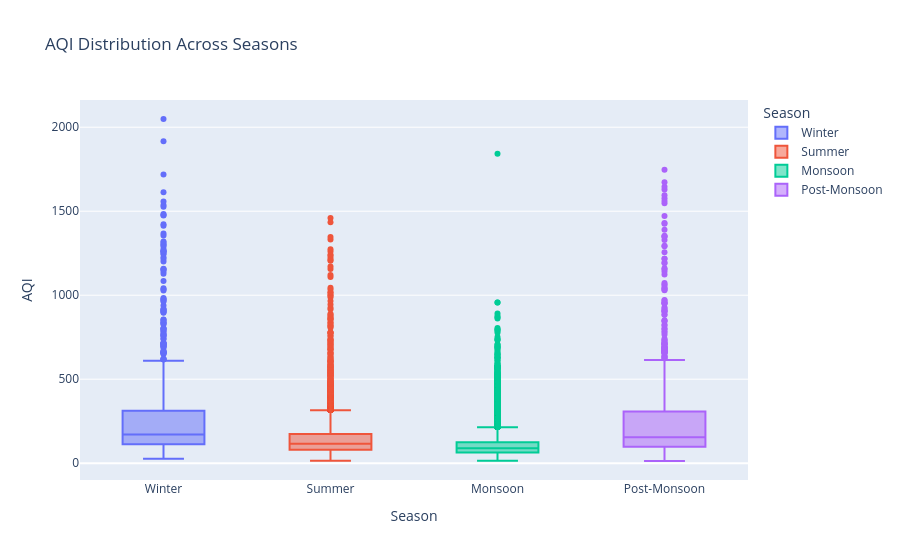

Here is the notebook cell this chart was saved with:
### Code cell
import plotly.express as px

fig = px.box(
    air_df,
    x="Season",
    y="AQI",
    color="Season",
    title="AQI Distribution Across Seasons"
)

fig.show()

### Figure 1 — Plotly figure (JSON) as saved in the notebook; plotly's stock layout.template omitted (floating-point values rounded to 4 significant figures; data arrays with more than 128 entries replaced by an {"elided": "..."} marker saying what was removed)
{"data": [{"alignmentgroup": "True", "hovertemplate": "Season=%{x}<br>AQI=%{y}<extra></extra>", "legendgroup": "Winter", "marker": {"color": "#636efa"}, "name": "Winter", "notched": false, "offsetgroup": "Winter", "orientation": "v", "showlegend": true, "type": "box", "x": {"elided": "6243 str values"}, "x0": " ", "xaxis": "x", "y": {"elided": "6243 float values"}, "y0": " ", "yaxis": "y"}, {"alignmentgroup": "True", "hovertemplate": "Season=%{x}<br>AQI=%{y}<extra></extra>", "legendgroup": "Summer", "marker": {"color": "#EF553B"}, "name": "Summer", "notched": false, "offsetgroup": "Summer", "orientation": "v", "showlegend": true, "type": "box", "x": {"elided": "7069 str values"}, "x0": " ", "xaxis": "x", "y": {"elided": "7069 float values"}, "y0": " ", "yaxis": "y"}, {"alignmentgroup": "True", "hovertemplate": "Season=%{x}<br>AQI=%{y}<extra></extra>", "legendgroup": "Monsoon", "marker": {"color": "#00cc96"}, "name": "Monsoon", "notched": false, "offsetgroup": "Monsoon", "orientation": "v", "showlegend": true, "type": "box", "x": {"elided": "7713 str values"}, "x0": " ", "xaxis": "x", "y": {"elided": "7713 float values"}, "y0": " ", "yaxis": "y"}, {"alignmentgroup": "True", "hovertemplate": "Season=%{x}<br>AQI=%{y}<extra></extra>", "legendgroup": "Post-Monsoon", "marker": {"color": "#ab63fa"}, "name": "Post-Monsoon", "notched": false, "offsetgroup": "Post-Monsoon", "orientation": "v", "showlegend": true, "type": "box", "x": {"elided": "3825 str values"}, "x0": " ", "xaxis": "x", "y": {"elided": "3825 float values"}, "y0": " ", "yaxis": "y"}], "layout": {"boxmode": "overlay", "legend": {"title": {"text": "Season"}, "tracegroupgap": 0}, "title": {"text": "AQI Distribution Across Seasons"}, "xaxis": {"anchor": "y", "categoryarray": ["Winter", "Summer", "Monsoon", "Post-Monsoon"], "categoryorder": "array", "domain": [0, 1], "title": {"text": "Season"}}, "yaxis": {"anchor": "x", "domain": [0, 1], "title": {"text": "AQI"}}}}
